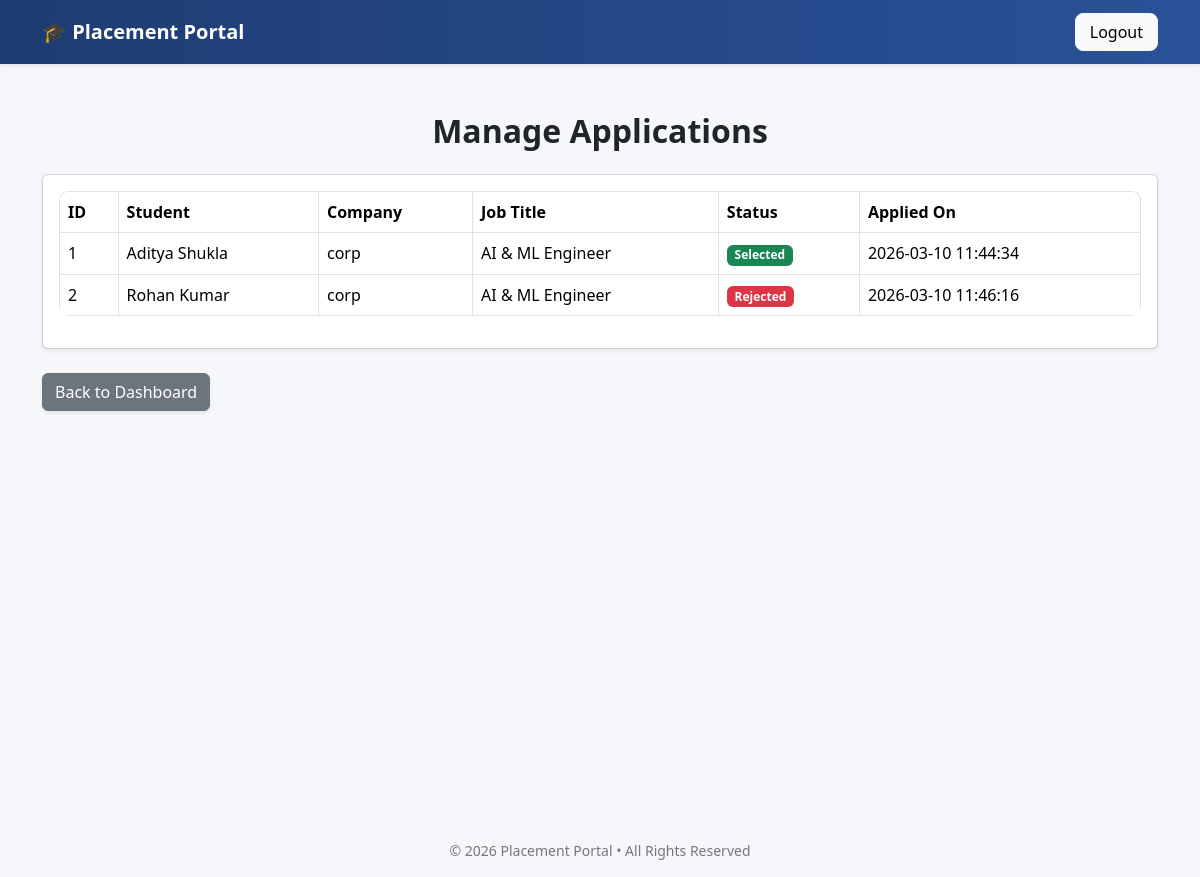
Before: /admin/manage_applications (signed in) with the older database file.
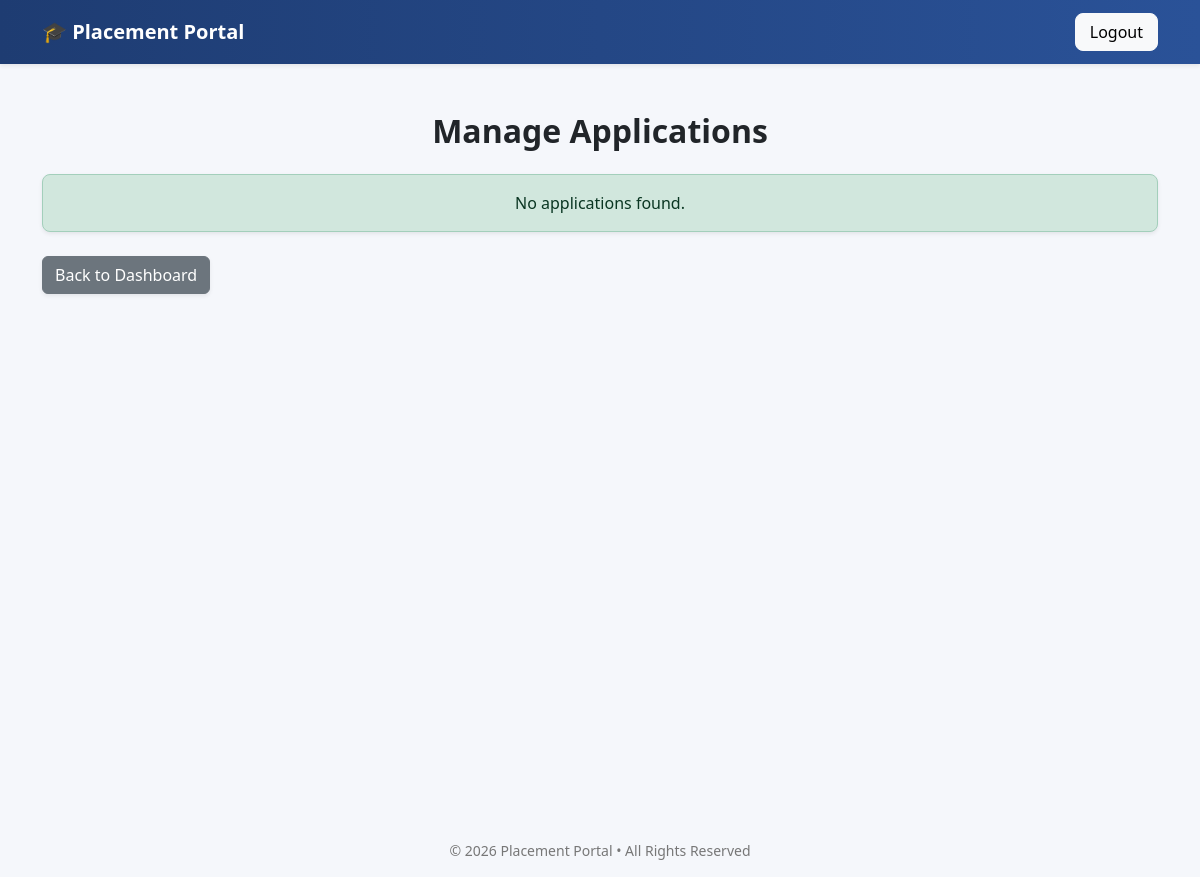
After: the same page with the newer database file.
### tables this page shows
CREATE TABLE applications(
        id INTEGER PRIMARY KEY AUTOINCREMENT,
        student_id INTEGER NOT NULL,
        job_id INTEGER NOT NULL,
        applied_on TIMESTAMP DEFAULT CURRENT_TIMESTAMP,
        status TEXT CHECK(status in ('Applied','Shortlisted','Selected','Rejected')) DEFAULT 'Applied' NOT NULL,
        UNIQUE(student_id, job_id),
        FOREIGN KEY (student_id) REFERENCES students(id)
        ON DELETE CASCADE 
        ON UPDATE CASCADE,
        FOREIGN KEY (job_id) REFERENCES jobs(id)
        ON DELETE CASCADE 
        ON UPDATE CASCADE
    );

CREATE TABLE students(
        id INTEGER PRIMARY KEY AUTOINCREMENT,
        name TEXT NOT NULL,
        email TEXT UNIQUE NOT NULL,
        age INTEGER NOT NULL,
        gender TEXT CHECK(gender in ('Male','Female','Other')) NOT NULL,
        hashed_password TEXT NOT NULL,
        resume_path TEXT,
        skills TEXT,
        branch TEXT NOT NULL,
        cgpa REAL CHECK(cgpa BETWEEN 0 AND 10) DEFAULT 0,
        is_active INTEGER DEFAULT 1 NOT NULL,
        created_at TIMESTAMP DEFAULT CURRENT_TIMESTAMP
    );

CREATE TABLE companies(
        id INTEGER PRIMARY KEY AUTOINCREMENT,
        company_name TEXT NOT NULL,
        email TEXT UNIQUE NOT NULL,
        hashed_password TEXT NOT NULL,
        hr_contact TEXT NOT NULL,
        website TEXT,
        approval_status TEXT CHECK(approval_status IN ('Pending','Approved','Rejected')) DEFAULT 'Pending' NOT NULL,
        is_blacklisted INTEGER DEFAULT 0 NOT NULL,
        created_at TIMESTAMP DEFAULT CURRENT_TIMESTAMP
    );

CREATE TABLE jobs(
        id INTEGER PRIMARY KEY AUTOINCREMENT,
        company_id INTEGER NOT NULL,
        title TEXT NOT NULL,
        description TEXT NOT NULL,
        eligibility_criteria TEXT NOT NULL,
        deadline TEXT NOT NULL,
        required_skills TEXT,
        experience_required TEXT,
        salary_range TEXT,
        job_type TEXT CHECK(job_type IN ('Full-time','Internship','Contract')) DEFAULT 'Full-time',
        location TEXT,
        status TEXT CHECK(status in ('Pending','Approved','Closed')) DEFAULT 'Pending' NOT NULL,
        created_at TIMESTAMP DEFAULT CURRENT_TIMESTAMP,
        FOREIGN KEY (company_id) REFERENCES companies(id)
        ON DELETE CASCADE
        ON UPDATE CASCADE
    );

### app.py (the view)
@app.route("/admin/manage_applications") # Admin manage applications Page
@login_required
def manage_applications():
    if current_user.role != "admin":
       flash("Unauthorized access")
       return redirect(url_for("login"))
    con=sqlite3.connect("placement.db")
    cur=con.cursor()
    cur.execute("""
        SELECT applications.id,students.name,companies.company_name,
                jobs.title,applications.status,applications.applied_on
                FROM applications JOIN students ON applications.student_id =
                students.id JOIN jobs ON applications.job_id = jobs.id
                JOIN companies ON jobs.company_id = companies.id

    """)
    applications=cur.fetchall()
    con.close()
    return render_template("manage_applications.html",applications=applications)

### app.py (called while the page is built)
@login_manager.user_loader # Company user loader page
def load_user(user_id):
    try:
        role, actual_id = user_id.split("-")
        return User(int(actual_id), role)
    except (ValueError, AttributeError):
        return None

### templates/manage_applications.html (shortened to what this page needs)
{% extends "base.html" %}
{% block content %}
<div class="container mt-5">
    <h2 class="mb-4 text-center">Manage Applications</h2>
    {% if applications %}
        <div class="card shadow-sm">
            <div class="card-body">
                <div class="table-responsive">
                    <table class="table table-bordered align-middle">
                        <thead>
                            <tr>
                                <th>ID</th>
                                <th>Student</th>
                                <th>Company</th>
                                <th>Job Title</th>
                                <th>Status</th>
                                <th>Applied On</th>
                            </tr>
                        </thead>
                        <tbody>
                            {% for app in applications %}
                            <tr>
                                <td>{{ app[0] }}</td>
                                <td>{{ app[1] }}</td>
                                <td>{{ app[2] }}</td>
                                <td>{{ app[3] }}</td>
                                <td>
                                    {% if app[4] == "Selected" %}
                                        <span class="badge bg-success">Selected</span>
                                    {% elif app[4] == "Rejected" %}
                                        <span class="badge bg-danger">Rejected</span>
                                    {% elif app[4] == "Shortlisted" %}
                                        <span class="badge bg-primary">Shortlisted</span>
                                    {% else %}
                                        <span class="badge bg-warning text-dark">Applied</span>
                                    {% endif %}
                                </td>
                                <td>{{ app[5] }}</td>
                            </tr>
                            {% endfor %}
                        </tbody>
                    </table>
                </div>
            </div>
        </div>
    {% else %}
        <div class="alert alert-success text-center shadow-sm">
            No applications found.
        </div>
    {% endif %}
    <div class="mt-4">
        <a href="{{ url_for('admin_dashboard') }}" class="btn btn-secondary shadow-sm">
            Back to Dashboard
        </a>
    </div>
</div>
{% endblock %}

### templates/base.html (shortened to what this page needs)
<!DOCTYPE html>
<html>
<head>
    <link href="https://cdn.jsdelivr.net/npm/bootstrap@5.3.2/dist/css/bootstrap.min.css" rel="stylesheet">
    <link rel="stylesheet" href="{{ url_for('static', filename='css/admin.css') }}">
</head>
<body>
<nav class="navbar navbar-expand-lg navbar-dark shadow-sm">
    <div class="container">
        <a class="navbar-brand" href="#">
            🎓 Placement Portal
        </a>
        <div class="ms-auto">
            {% if current_user.is_authenticated %}
                <a href="{{ url_for('logout') }}"
                   class="btn btn-light logout-btn"
                   onclick="return confirm('Are you sure you want to logout?');">
                   Logout
                </a>
            {% endif %}
        </div>
    </div>
</nav>
<div class="main-container">
{% block content %}{% endblock %}
</div>
<footer class="text-center mt-5 mb-3">
    <p>© 2026 Placement Portal • All Rights Reserved</p>
</footer>
</body>
</html>

### static/css/admin.css (style rules this page uses)
body { background-color:#f5f7fb; font-family: 'Segoe UI', Tahoma, Geneva, Verdana, sans-serif; }
h2,h4 { font-weight:600; }
.navbar { background: linear-gradient(90deg,#1e3c72,#2a5298); padding:12px 0; }
.navbar-brand { font-size:20px; font-weight:600; }
.logout-btn { border-radius:8px; padding:6px 14px; }
footer { color:#777; font-size:14px; }
.alert { border-radius:8px; }
.main-container { min-height:85vh; }

Changed rows visible on the page:
removed applications: id "1", name "Aditya Shukla", company_name "corp", title "AI & ML Engineer", status "Selected", applied_on "2026-03-10 11:44:34"
removed applications: id "2", name "Rohan Kumar", company_name "corp", title "AI & ML Engineer", status "Rejected", applied_on "2026-03-10 11:46:16"
Other visible differences:
text no longer shown: "ID Student Company Job Title Status Applied On"
text now shown: "No applications found."
